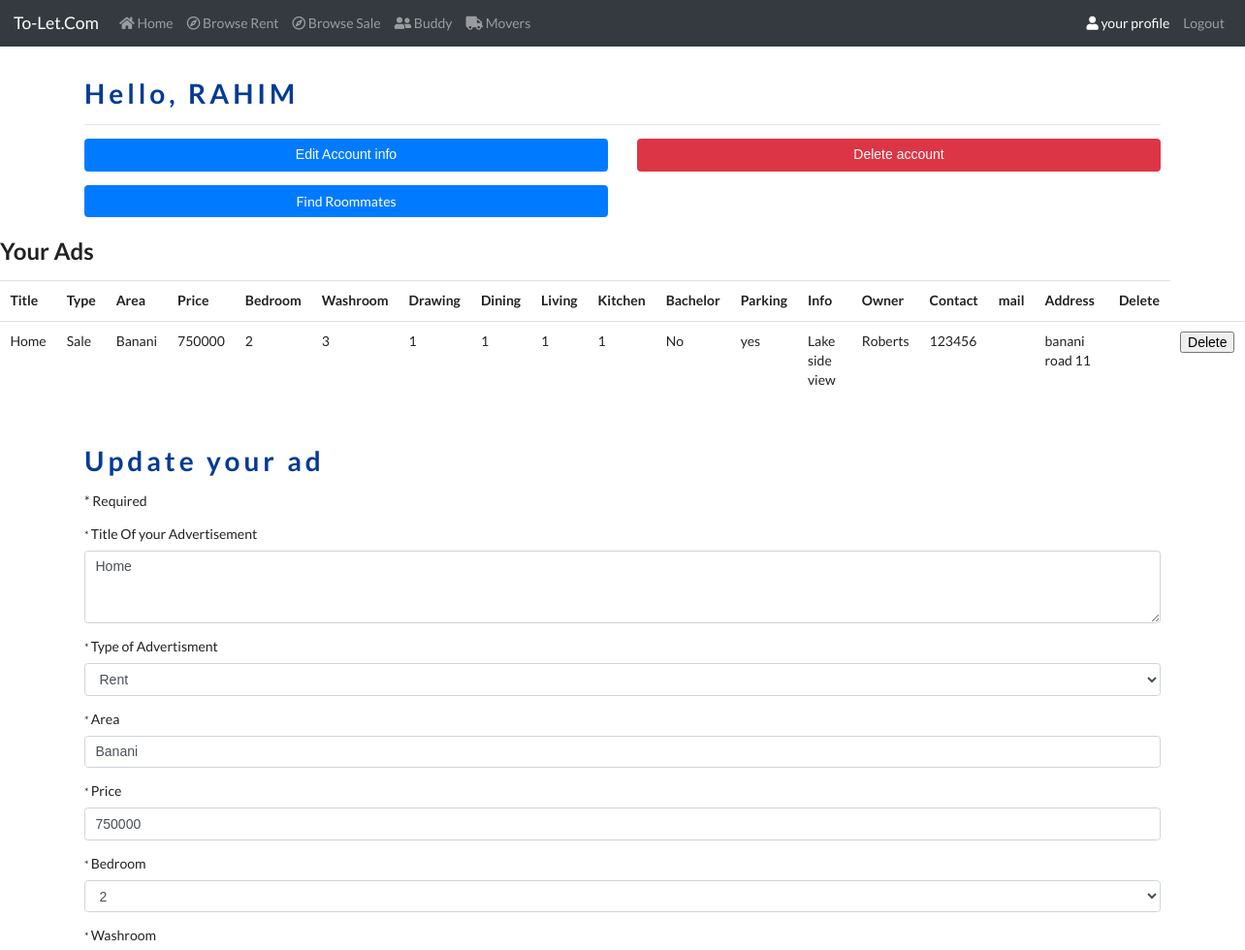
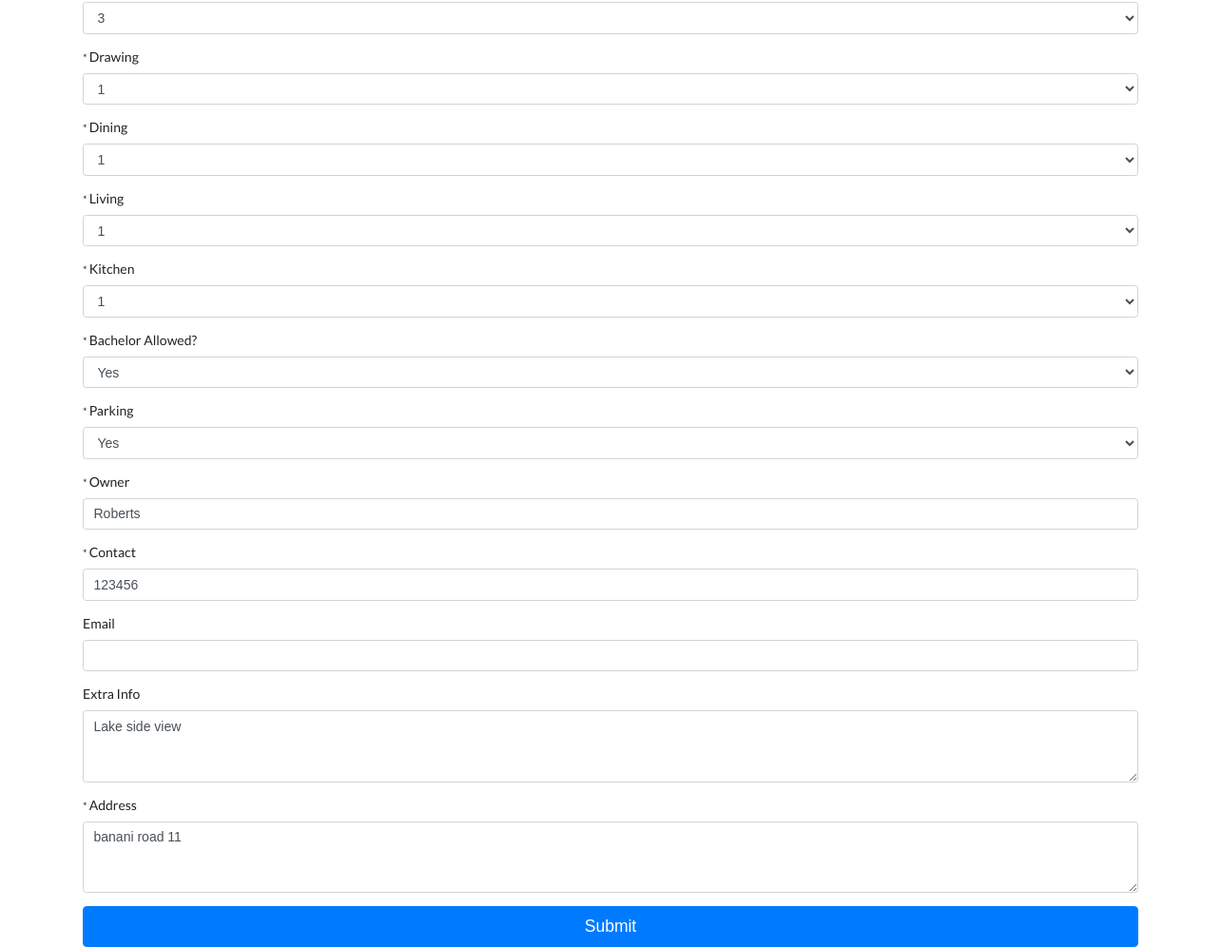
Page /profile.php?id=3 (signed in) on the committed database (2 pictures, top to bottom).
### tables this page shows
CREATE TABLE `user_info` (
  `id` int(11) NOT NULL,
  `name` varchar(100) NOT NULL,
  `address` varchar(200) NOT NULL,
  `phone` int(11) NOT NULL,
  `phone2` int(11) DEFAULT NULL,
  `email` varchar(100) DEFAULT NULL,
  `password` varchar(11) NOT NULL,
  `ad_id` int(11) DEFAULT NULL,
  `buddy_id` int(11) DEFAULT NULL,
  `mover_id` int(11) DEFAULT NULL
);

CREATE TABLE `user_ad` (
  `ad_id` int(11) NOT NULL,
  `title` varchar(100) NOT NULL,
  `date` timestamp NOT NULL DEFAULT CURRENT_TIMESTAMP ON UPDATE CURRENT_TIMESTAMP,
  `type` varchar(100) NOT NULL,
  `area` varchar(100) NOT NULL,
  `price` int(11) NOT NULL,
  `bedroom` int(2) NOT NULL,
  `washroom` int(2) NOT NULL,
  `drawing` int(2) NOT NULL,
  `dining` int(2) NOT NULL,
  `living` int(2) NOT NULL,
  `kitchen` int(2) NOT NULL,
  `bachelor` int(1) NOT NULL,
  `parking` int(1) NOT NULL,
  `info` varchar(200) DEFAULT NULL,
  `owner` varchar(200) NOT NULL,
  `contact` int(11) NOT NULL,
  `mail` varchar(100) DEFAULT NULL,
  `address` text NOT NULL
);

### profile.php (the view, shortened to what this page needs)
<?php
include ('connection.php');
$userID= $_SESSION["user_id"];
$query = "SELECT * FROM user_info WHERE id=$userID";
$result = mysqli_query($conn, $query);
?>
<!DOCTYPE html>
<html>
<head>
	<link rel="stylesheet" href="https://maxcdn.bootstrapcdn.com/bootstrap/4.0.0-beta.2/css/bootstrap.min.css">
	<link rel="stylesheet" type="text/css" href="https://cdnjs.cloudflare.com/ajax/libs/semantic-ui/2.3.1/semantic.css">
	<link rel="stylesheet" href="https://use.fontawesome.com/releases/v5.0.13/css/all.css">
	<link rel="stylesheet" type="text/css" href="profile.css">
</head>
<body>
  <nav class="navbar navbar-expand-lg navbar-dark bg-dark">
   <a class="navbar-brand" href="index.php">To-Let.Com</a>
   <div class="collapse navbar-collapse" id="navbarNav">
     <ul class="navbar-nav">
       <li class="nav-item ">
         <a class="nav-link" href="index.php"><i class="fas fa-home"></i>
           Home <span class="sr-only">(current)</span></a>
         </li>
         <li class="nav-item">
           <a class="nav-link" href="browseRent.php"><i class="far fa-compass"></i> Browse Rent</a>
         </li>
         <li class="nav-item">
           <a class="nav-link" href="browseSale.php"><i class="far fa-compass"></i> Browse Sale</a>
         </li>
         <li class="nav-item">
           <a class="nav-link " href="buddy.php"><i class="fas fa-user-friends"></i> Buddy</a>
         </li>
         <li class="nav-item">
           <a class="nav-link " href="movers.php"><i class="fas fa-truck"></i></i> Movers</a>
         </li>
       </ul>
       <ul class="navbar-nav ml-auto">
        <li class="nav-item">
         <a class="nav-link active" href="profile.php?id=<?php echo $userID;?>"><i class="fas fa-user"></i> your profile</a>
       </li>
     <li class="nav-item">
       <a class="nav-link " href="logout.php"> Logout</a>
     </li>
   </ul>
 </div>
</nav>
<?php
if(mysqli_num_rows($result)>0){
  while($row = mysqli_fetch_assoc($result)){
    ?>
    <div class="container">
     <h1>Hello, <?php echo strtoupper($row["name"]);?> </h1>
     <hr>
     <div class="row">
       <div class="col-md-6">
        <button class="btn btn-primary btn-block" type="button" data-toggle="collapse" data-target="#collapseExample" aria-expanded="false" aria-controls="collapseExample">
          Edit Account info
        </button>
    <?php
  }
}else{
  echo "Problem";
}
?>
</div>
<div class="col-md-6">
 <form action="<?php echo htmlspecialchars($_SERVER["PHP_SELF"]); ?>?id=<?php echo $userID; ?>" method="post">
  <input class="btn btn-danger btn-block" type="submit" name="delete" value="Delete account" >
 </form>
</div>
</div>
<div class="row">
    <?php
    $queryCheck = "SELECT ad_id FROM user_info WHERE id= $userID";
    $ad = mysqli_query($conn, $queryCheck);
    while ($row = mysqli_fetch_assoc($ad)) {
        $adIDCheck = $row["ad_id"];
            ?>
            <?php
    }
    ?>
  <?php
  $query = "SELECT buddy_id FROM user_info WHERE id= $userID";
  $buddy = mysqli_query($conn, $query);
  while ($row = mysqli_fetch_assoc($buddy)) {
    $buddyID = $row["buddy_id"];
    if($buddyID){
      ?>
                <!-- <input name="occupation" type="text" class="form-control" id="exampleInputEmail1" aria-describedby="emailHelp" placeholder="what do you  do?">
                  <a href="" class="btn btn-md btn-primary btn-block">Remove Buddy</a> -->
                  <form action="<?php echo htmlspecialchars($_SERVER["PHP_SELF"]); ?>?id=<?php echo $userID; ?>" method="post">
                    <div class="col-md-4">
                      <button class="btn btn-md btn-primary" name="remove" type="submit">Remove Buddy</button>
                    </div>
                  </form>
                  <?php
                  if(isset($_POST["remove"] ) ){
                    $query3 = "UPDATE `user_info` SET `buddy_id`= NULL WHERE id=$userID";
                    if (mysqli_query($conn, $query3)) {
                      echo "<p>Sucessfully Removed buddy</p>";
                      header('Location: profile.php?id='.$userID);
                    } else {
                      echo "Please Fill up the necessaary information" . $query3 . "<br>" . mysqli_error($conn);
                    }
                  }
                }
                else{
                  ?>
                  <div class="col-md-6">
                    <a href="buddySignUp.php" class="btn btn-md btn-primary btn-block">Find Roommates</a>
                  </div>
                  <?php
                }
              }
              ?>
            </div>
          </div>
          <br>
    <?php
    $query = "SELECT ad_id FROM user_info WHERE id= $userID";
    $ad = mysqli_query($conn, $query);
    while ($row = mysqli_fetch_assoc($ad)) {
      $adID = $row["ad_id"];
      if($adID){
        ?>
        <div>
          <table class="table" >
            <h2>Your Ads</h2>
            <tr>
              <th>Title</th>
              <th>Type</th>
              <th>Area</th>
              <th>Price</th>
              <th>Bedroom</th>
              <th>Washroom</th>
              <th>Drawing</th>
              <th>Dining</th>
              <th>Living</th>
              <th>Kitchen</th>
              <th>Bachelor</th>
              <th>Parking</th>
              <th>Info</th>
              <th>Owner</th>
              <th>Contact</th>
              <th>mail</th>
              <th>Address</th>
              <th>Delete</th>
            </tr>
            <?php
            $query2="SELECT * FROM user_ad WHERE ad_id= $adID";
            $results = mysqli_query($conn, $query2);
if(mysqli_num_rows($results)>0){
 while($row = mysqli_fetch_assoc($results)){
  if($row["bachelor"]==1){
    $bach="yes";
  }else{
    $bach="No";
  }
  if($row["parking"]==1){
    $park="yes";
  }else{
    $park="No";
  }
  ?>
          <tr>
           <td><?php echo $row["title"]; ?></td>
           <td><?php echo $row["type"]; ?></td>
           <td><?php echo $row["area"]; ?></td>
           <td><?php echo $row["price"]; ?></td>
           <td><?php echo $row["bedroom"]; ?></td>
           <td><?php echo $row["washroom"]; ?></td>
           <td><?php echo $row["drawing"]; ?></td>
           <td><?php echo $row["dining"]; ?></td>
           <td><?php echo $row["living"]; ?></td>
           <td><?php echo $row["kitchen"]; ?></td>
           <td><?php echo $bach; ?></td>
           <td><?php echo $park; ?></td>
           <td><?php echo $row["info"]; ?></td>
           <td><?php echo $row["owner"]; ?></td>
           <td><?php echo $row["contact"]; ?></td>
           <td><?php echo $row["mail"]; ?></td>
           <td><?php echo $row["address"]; ?></td>
           <td><?php echo $row["image"]; ?></td>
           <td>
            <form action="<?php echo htmlspecialchars($_SERVER["PHP_SELF"]); ?>?id=<?php echo $userID; ?>" method="post">
              <input type='submit' name='removeAD' value='Delete'>
            </form>
          </td>
        </tr>
        <?php
      }
    }else{
      echo "Problem";
    }
  }
}
?>
</table>
</div>
<div>
 <?php
 $queryCheck2 = "SELECT ad_id FROM user_info WHERE id= $userID";
 $ad2 = mysqli_query($conn, $queryCheck2);
 while ($row = mysqli_fetch_assoc($ad2)) {
  $adIDCheck2 = $row["ad_id"];
  if (!$adIDCheck) {
    ?>
            <!-- <input name="occupation" type="text" class="form-control" id="exampleInputEmail1" aria-describedby="emailHelp" placeholder="what do you  do?">
              <a href="" class="btn btn-md btn-primary btn-block">Remove Buddy</a> -->
              <?php
            }else{
              $query="SELECT * FROM user_ad WHERE ad_id= $adIDCheck2";
              $result = mysqli_query($conn, $query);
              while ($row = mysqli_fetch_assoc($result)) {
                $existinginfo = $row["info"];
                $existingtype = $row["type"];
                $existingowner = $row["owner"];
                $existingcontact = $row["contact"];
                $existingarea = $row["area"];
                $existingprice = $row["price"];
                $existingbedroom = $row["bedroom"];
                $existingwashroom = $row["washroom"];
                $existingdrawing = $row["drawing"];
                $existingdining = $row["dining"];
                $existingliving = $row["living"];
                $existingkitchen = $row["kitchen"];
                $existingtitle = $row["title"];
                $existingmail = $row["mail"];
                $existingaddress = $row["address"];
              }?>
<div class="container">
          <h1>Update your ad</h1>
          <form action="<?php echo htmlspecialchars($_SERVER["PHP_SELF"]); ?> " method="post">
            <p>* Required</p>
            <div class="form-group">
              <small>* <?php echo $titleError; ?></small>
              <label for="exampleFormControlTextarea1">Title Of your Advertisement</label>
              <textarea class="form-control" id="exampleFormControlTextarea1" rows="3" name="title" value="<?php echo $existingtitle; ?>" ><?php echo $existingtitle; ?></textarea>
            </div>
            <div class="form-group">
              <small>* <?php echo $typeError; ?></small>
              <label for="exampleFormControlSelect1">Type of Advertisment</label>
              <select class="form-control" id="exampleFormControlSelect1" name="type">
                <option <?php if($existingtype=="rent"){
                  echo "selected='selected'";
                } ?>value="rent">Rent</option>
              </select>
            </div>
            <div class="form-group">
              <small>* <?php echo $areaError; ?></small>
              <label for="exampleFormControlInput1">Area</label>
              <input type="text" class="form-control" id="exampleFormControlInput1" value=<?php echo $existingarea;?> name="area">
            </div>
            <div class="form-group">
              <small>* <?php echo $priceError; ?></small>
              <label for="exampleFormControlInput1">Price</label>
              <input type="number" class="form-control" id="exampleFormControlInput1" value="<?php echo $existingprice ;?>"" name="price">
            </div>
            <div class="form-group">
              <small>* <?php echo $bedError; ?></small>
              <label for="exampleFormControlSelect1">Bedroom</label>
              <select class="form-control" id="exampleFormControlSelect1" name="bed">
                <option <?php  echo "selected='selected' value='$existingbedroom'"; ?>><?php echo $existingbedroom; ?> </option>
              </select>
            </div>
            <div class="form-group">
              <small>* <?php echo $washError; ?></small>
              <label for="exampleFormControlSelect1">Washroom</label>
              <select class="form-control" id="exampleFormControlSelect1" name="wash">
               <option <?php  "selected='selected' value='$existingwashroom'"; ?> ><?php echo $existingwashroom; ?></option>
             </select>
           </div>
           <div class="form-group">
            <small>* <?php echo $drawingError; ?></small>
            <label for="exampleFormControlSelect1">Drawing</label>
            <select class="form-control" id="exampleFormControlSelect1" name="drawing">
              <option <?php  "selected='selected' value='$existingdrawing'"; ?>><?php echo $existingdrawing; ?> </option>
            </select>
          </div>
          <div class="form-group">
            <small>* <?php echo $diningError; ?></small>
            <label for="exampleFormControlSelect1">Dining</label>
            <select class="form-control" id="exampleFormControlSelect1" name="dining">
              <option <?php  "selected='selected' value='$existingdining'"; ?> ><?php echo $existingdining; ?></option>
            </select>
          </div>
          <div class="form-group">
            <small>* <?php echo $livingError; ?></small>
            <label for="exampleFormControlSelect1">Living</label>
            <select class="form-control" id="exampleFormControlSelect1" name="living">
              <option <?php  "selected='selected' value='$existingliving'"; ?>><?php echo $existingliving; ?> </option>
            </select>
          </div>
          <div class="form-group">
            <small>* <?php echo $kitchenError; ?></small>
            <label for="exampleFormControlSelect1">Kitchen</label>
            <select class="form-control" id="exampleFormControlSelect1" name="kitchen">
              <option <?php  "selected='selected' value='$existingkitchen'"; ?>><?php echo $existingkitchen; ?> </option>
            </select>
          </div>
          <div class="form-group">
            <small>* <?php echo $bachelorError; ?></small>
            <label for="exampleFormControlSelect1">Bachelor Allowed?</label>
            <select class="form-control" id="exampleFormControlSelect1" name="bachelor">
              <option <?php if($row["bachelor"]==1){
                echo "selected='selected'";
              } ?>value="1">Yes</option>
            </select>
          </div>
          <div class="form-group">
            <small>* <?php echo $parkingError; ?></small>
            <label for="exampleFormControlSelect2">Parking</label>
            <select class="form-control" id="exampleFormControlSelect2" name="parking">
             <option <?php if($row["parking"]==1){
              echo "selected='selected'";
            } ?>value="1">Yes</option>
          </select>
        </div>
        <div class="form-group">
          <small>* <?php echo $ownerError; ?></small>
          <label for="exampleFormControlInput1">Owner</label>
          <input type="text" class="form-control" id="exampleFormControlInput1" value="<?php echo $existingowner;?>" name="owner">
        </div>
        <div class="form-group">
          <small>* <?php echo $contactError; ?></small>
          <label for="exampleFormControlInput1">Contact</label>
          <input type="number" class="form-control" id="exampleFormControlInput1" value="<?php echo $existingcontact;?>" name="contact">
        </div>
        <div class="form-group">
          <label for="exampleFormControlInput1">Email</label>
          <input type="email" class="form-control" id="exampleFormControlInput1" value="<?php echo $existingmail;?>" name="email">
        </div>
        <div class="form-group">
          <label for="exampleFormControlTextarea1">Extra Info</label>
          <textarea class="form-control" id="exampleFormControlTextarea1" rows="3" name="info" value="<?php echo $existinginfo;?>"><?php echo $existinginfo;?></textarea>
        </div>
        <div class="form-group">
          <small>* <?php echo $addressError; ?></small>
          <label for="exampleFormControlTextarea1">Address</label>
          <textarea class="form-control" id="exampleFormControlTextarea1" rows="3" name="address" value="<?php echo $existingaddress;?>"><?php echo $existingaddress;?></textarea>
        </div>
        <input type="submit" name="update" value="Submit" class="btn btn-lg btn-primary btn-block">
      </form>
      </div>
<?php
            }
          }
          ?>
    </div>
</body>
</html>

### profile.css (style rules this page uses)
.container { padding-top: 30px; }
h1 { letter-spacing: 4px; color: #033b96; }

### rows in the picture
user_info: name "RAHIM", title "Home", area "Banani", price "750000", bed "2", wash "3", drawing "1", dining "1", living "1", kitchen "1", owner "Roberts", contact "123456", info "Lake side view", address "banani road 11"
user_ad: title "Home", type "Sale", area "Banani", price "750000", bedroom "2", washroom "3", drawing "1", dining "1", living "1", kitchen "1", bachelor "No", parking "yes", info "Lake side view", owner "Roberts", contact "123456", address "banani road 11"
